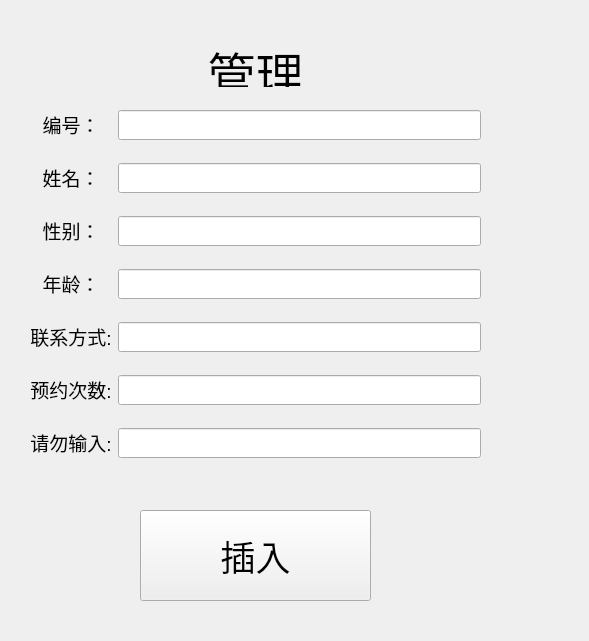
<?xml version="1.0" encoding="UTF-8"?>
<ui version="4.0">
 <class>menagement</class>
 <widget class="QWidget" name="menagement">
  <property name="geometry">
   <rect>
    <x>0</x>
    <y>0</y>
    <width>589</width>
    <height>641</height>
   </rect>
  </property>
  <property name="font">
   <font>
    <pointsize>36</pointsize>
   </font>
  </property>
  <property name="windowTitle">
   <string>Form</string>
  </property>
  <widget class="QPushButton" name="pushButton">
   <property name="geometry">
    <rect>
     <x>140</x>
     <y>510</y>
     <width>231</width>
     <height>91</height>
    </rect>
   </property>
   <property name="font">
    <font>
     <pointsize>26</pointsize>
    </font>
   </property>
   <property name="text">
    <string>插入</string>
   </property>
  </widget>
  <widget class="QWidget" name="layoutWidget">
   <property name="geometry">
    <rect>
     <x>30</x>
     <y>20</y>
     <width>451</width>
     <height>461</height>
    </rect>
   </property>
   <layout class="QGridLayout" name="gridLayout">
    <item row="0" column="0" colspan="2">
     <widget class="QLabel" name="title">
      <property name="maximumSize">
       <size>
        <width>1919810</width>
        <height>50</height>
       </size>
      </property>
      <property name="font">
       <font>
        <pointsize>36</pointsize>
       </font>
      </property>
      <property name="text">
       <string>&lt;html&gt;&lt;head/&gt;&lt;body&gt;&lt;p align=&quot;center&quot;&gt;管理&lt;/p&gt;&lt;/body&gt;&lt;/html&gt;</string>
      </property>
     </widget>
    </item>
    <item row="1" column="0">
     <widget class="QLabel" name="label_2">
      <property name="font">
       <font>
        <pointsize>14</pointsize>
       </font>
      </property>
      <property name="text">
       <string>&lt;html&gt;&lt;head/&gt;&lt;body&gt;&lt;p align=&quot;center&quot;&gt;&lt;span style=&quot; font-size:14pt;&quot;&gt;编号：&lt;/span&gt;&lt;/p&gt;&lt;/body&gt;&lt;/html&gt;</string>
      </property>
     </widget>
    </item>
    <item row="1" column="1">
     <widget class="QLineEdit" name="lineEdit_1">
      <property name="maximumSize">
       <size>
        <width>16777215</width>
        <height>30</height>
       </size>
      </property>
      <property name="font">
       <font>
        <pointsize>10</pointsize>
       </font>
      </property>
     </widget>
    </item>
    <item row="2" column="0">
     <widget class="QLabel" name="label_3">
      <property name="font">
       <font>
        <pointsize>14</pointsize>
       </font>
      </property>
      <property name="text">
       <string>&lt;html&gt;&lt;head/&gt;&lt;body&gt;&lt;p align=&quot;center&quot;&gt;&lt;span style=&quot; font-size:14pt;&quot;&gt;姓名：&lt;/span&gt;&lt;/p&gt;&lt;/body&gt;&lt;/html&gt;</string>
      </property>
     </widget>
    </item>
    <item row="2" column="1">
     <widget class="QLineEdit" name="lineEdit_2">
      <property name="maximumSize">
       <size>
        <width>16777215</width>
        <height>30</height>
       </size>
      </property>
      <property name="font">
       <font>
        <pointsize>10</pointsize>
       </font>
      </property>
     </widget>
    </item>
    <item row="3" column="0">
     <widget class="QLabel" name="label_4">
      <property name="font">
       <font>
        <pointsize>14</pointsize>
       </font>
      </property>
      <property name="text">
       <string>&lt;html&gt;&lt;head/&gt;&lt;body&gt;&lt;p align=&quot;center&quot;&gt;&lt;span style=&quot; font-size:14pt;&quot;&gt;性别：&lt;/span&gt;&lt;/p&gt;&lt;/body&gt;&lt;/html&gt;</string>
      </property>
     </widget>
    </item>
    <item row="3" column="1">
     <widget class="QLineEdit" name="lineEdit_3">
      <property name="maximumSize">
       <size>
        <width>16777215</width>
        <height>30</height>
       </size>
      </property>
      <property name="font">
       <font>
        <pointsize>10</pointsize>
       </font>
      </property>
     </widget>
    </item>
    <item row="4" column="0">
     <widget class="QLabel" name="label_5">
      <property name="font">
       <font>
        <pointsize>14</pointsize>
       </font>
      </property>
      <property name="text">
       <string>&lt;html&gt;&lt;head/&gt;&lt;body&gt;&lt;p align=&quot;center&quot;&gt;&lt;span style=&quot; font-size:14pt;&quot;&gt;年龄：&lt;/span&gt;&lt;/p&gt;&lt;/body&gt;&lt;/html&gt;</string>
      </property>
     </widget>
    </item>
    <item row="4" column="1">
     <widget class="QLineEdit" name="lineEdit_4">
      <property name="maximumSize">
       <size>
        <width>16777215</width>
        <height>30</height>
       </size>
      </property>
      <property name="font">
       <font>
        <pointsize>10</pointsize>
       </font>
      </property>
     </widget>
    </item>
    <item row="5" column="0">
     <widget class="QLabel" name="label_6">
      <property name="font">
       <font>
        <pointsize>14</pointsize>
       </font>
      </property>
      <property name="text">
       <string>&lt;html&gt;&lt;head/&gt;&lt;body&gt;&lt;p align=&quot;center&quot;&gt;&lt;span style=&quot; font-size:14pt;&quot;&gt;联系方式:&lt;/span&gt;&lt;/p&gt;&lt;/body&gt;&lt;/html&gt;</string>
      </property>
     </widget>
    </item>
    <item row="5" column="1">
     <widget class="QLineEdit" name="lineEdit_5">
      <property name="maximumSize">
       <size>
        <width>16777215</width>
        <height>30</height>
       </size>
      </property>
      <property name="font">
       <font>
        <pointsize>10</pointsize>
       </font>
      </property>
     </widget>
    </item>
    <item row="6" column="0">
     <widget class="QLabel" name="label_7">
      <property name="font">
       <font>
        <pointsize>14</pointsize>
       </font>
      </property>
      <property name="text">
       <string>&lt;html&gt;&lt;head/&gt;&lt;body&gt;&lt;p align=&quot;center&quot;&gt;&lt;span style=&quot; font-size:14pt;&quot;&gt;预约次数:&lt;/span&gt;&lt;/p&gt;&lt;/body&gt;&lt;/html&gt;</string>
      </property>
     </widget>
    </item>
    <item row="6" column="1">
     <widget class="QLineEdit" name="lineEdit_6">
      <property name="maximumSize">
       <size>
        <width>16777215</width>
        <height>30</height>
       </size>
      </property>
      <property name="font">
       <font>
        <pointsize>10</pointsize>
       </font>
      </property>
     </widget>
    </item>
    <item row="7" column="0">
     <widget class="QLabel" name="label_8">
      <property name="font">
       <font>
        <pointsize>14</pointsize>
       </font>
      </property>
      <property name="text">
       <string>&lt;html&gt;&lt;head/&gt;&lt;body&gt;&lt;p align=&quot;center&quot;&gt;&lt;span style=&quot; font-size:14pt;&quot;&gt;请勿输入:&lt;/span&gt;&lt;/p&gt;&lt;/body&gt;&lt;/html&gt;</string>
      </property>
     </widget>
    </item>
    <item row="7" column="1">
     <widget class="QLineEdit" name="lineEdit_7">
      <property name="maximumSize">
       <size>
        <width>16777215</width>
        <height>30</height>
       </size>
      </property>
      <property name="font">
       <font>
        <pointsize>10</pointsize>
       </font>
      </property>
     </widget>
    </item>
   </layout>
  </widget>
 </widget>
 <resources/>
 <connections/>
</ui>
